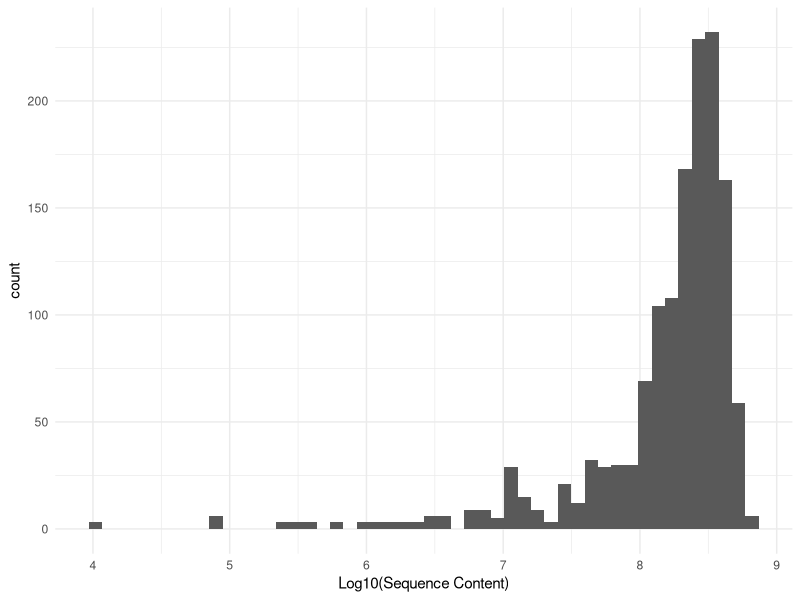
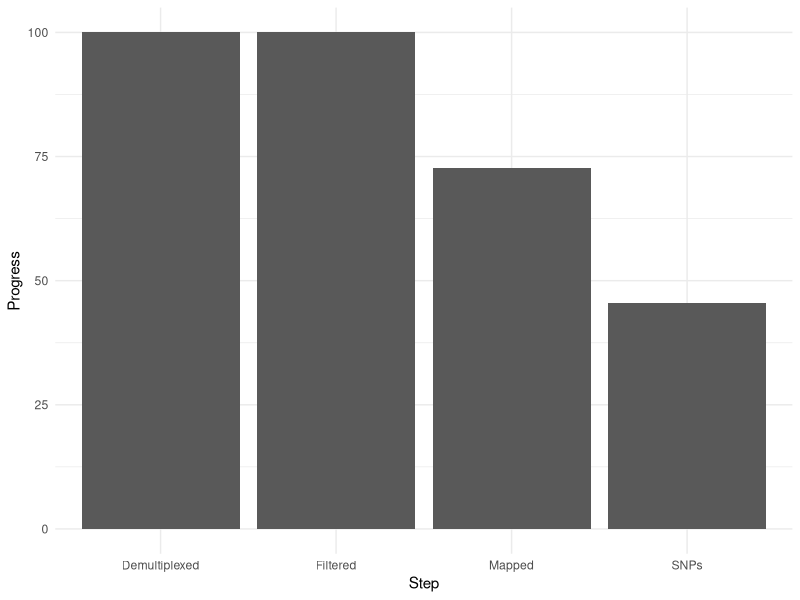

Generate these figures, in order, with R:
## ---- chunk 1
#| label: setup
#| message: false
#| warning: false
suppressMessages( library( knitr ) )
suppressMessages( library( kableExtra ) )
suppressMessages( library( tidyverse) )
suppressMessages( library( lubridate )  )
library( formattable)
options(knitr.kable.NA = '')
theme_set( theme_minimal() )
## ---- chunk 2
read_csv("sizes.csv",col_names = FALSE, show_col_types = F) -> tmp 
## ---- chunk 3
#| fig-cap: The distrubiton of sequence reads (denoted as log10 of file size) for all individuals sequenced. 
tmp %>%
  ggplot( aes(log10(X5) ) )  + 
  geom_histogram( bins=50) + 
  xlab("Log10(Sequence Content)")
## ---- chunk 4
tribble( ~Population, ~N, ~Demultiplexed, ~Filtered, ~Mapped, ~Sites, ~SNPs, ~Note,
         "A", 92,  as.Date("2023-01-23"), as.Date("2023-01-31"), as.Date("2023-02-04"), NA, NA, "",
         "B", 102, as.Date("2023-01-23"), as.Date("2023-01-31"), as.Date("2023-02-06"), NA, NA, "",
         "C", 139, as.Date("2023-01-23"), as.Date("2023-01-31"), as.Date("2023-02-10"), NA, NA, "",
         "D", 84,  as.Date("2023-01-23"), as.Date("2023-01-31"), as.Date("2023-02-12"), NA, NA, "",
         "E", 36,  as.Date("2023-01-23"), as.Date("2023-01-31"), as.Date("2023-02-13"), NA, NA, "",
         "F", 31,  as.Date("2023-01-23"), as.Date("2023-01-31"), as.Date("2023-02-14"), NA, NA, "",
         "G", 78,  as.Date("2023-01-23"), as.Date("2023-01-31"), NA, NA, NA, "",
         "H", 66,  as.Date("2023-01-23"), as.Date("2023-01-31"), NA, NA, NA, "",
         "I", 33,  as.Date("2023-01-23"), as.Date("2023-01-31"), NA, NA, NA, "",
         "J", 13,  as.Date("2023-01-23"), as.Date("2023-01-31"), as.Date("2023-02-15"), 9367, 1508, "Rerun FreeBayes",
         "K", 13,  as.Date("2023-01-23"), as.Date("2023-01-31"), as.Date("2023-02-15"), 9367, 1508, "Rerun FreeBayes",
         "L", 95,  as.Date("2023-01-23"), as.Date("2023-01-31"), NA, NA, NA, "",
         "M", 129, as.Date("2023-01-23"), as.Date("2023-01-31"), NA, NA, NA, "",
         "N", 53,  as.Date("2023-01-23"), as.Date("2023-01-31"), NA, NA, NA, "",
         "O", 44,  as.Date("2023-01-23"), as.Date("2023-01-31"), as.Date("2023-02-15"), 11338, 282, "Rerun FreeBayes",
         "P", 59,  as.Date("2023-01-23"), as.Date("2023-01-31"), as.Date("2023-02-15"), 10730, 1660, "",
         "Q", 18,  as.Date("2023-01-23"), as.Date("2023-01-31"), as.Date("2023-02-10"), 7100, 188, "Rerun FreeBayes",
         "R", 42,  as.Date("2023-01-23"), as.Date("2023-01-31"), as.Date("2023-02-13"), 10294, 1348, "",
         "S", 187, as.Date("2023-01-23"), as.Date("2023-01-31"), as.Date("2023-02-13"), 15089, 1994, "",
         "T", 81,  as.Date("2023-01-23"), as.Date("2023-01-31"), as.Date("2023-02-15"), 11986, 176, "Rerun FreeBayes",
         "V", 21,  as.Date("2023-01-23"), as.Date("2023-01-31"), as.Date("2023-02-13"), 8586, 58, "Rerun FreeBayes",
         "W", 53,  as.Date("2023-01-23"), as.Date("2023-01-31"), as.Date("2023-02-09"), 10891, 1113, ""
) -> progress
save(progress, file="progress.rda")
## ---- chunk 5
#| fig-cap: Progress of the main steps in processing raw sequence data.  
data.frame( Step = c("Demultiplexed", "Filtered", "Mapped", "SNPs"),
            Progress = 100.0 * c( 1.0 - (sum( is.na(progress$Demultiplexed) ) / nrow(progress)),
                                  1.0 - (sum( is.na(progress$Filtered) ) / nrow(progress)),
                                  1.0 - (sum( is.na(progress$Mapped) ) / nrow(progress)),
                                  1.0 - (sum( is.na(progress$SNPs) ) / nrow(progress)))
            ) %>%
  ggplot( aes(Step, Progress) ) + 
  geom_col()

## ---- chunk 6
#| fig-cap: Current progress on bioinformatic workflows.

tmp <- progress %>% select( Population, N, Sites, SNPs) %>% arrange( -SNPs )
tmp$Demultiplexed <- 100
tmp$Filtered <- 100
tmp$Mapped <- 100
tmp %>%
  select( Population, N, Demultiplexed, Filtered, Mapped, everything()) -> tmp

tmp$Mapped[ tmp$Population == "G" ] <- round(77 / tmp$N[ tmp$Population == "G"] * 100.0)
tmp$Mapped[ tmp$Population == "H" ] <- round(24 / tmp$N[ tmp$Population == "H"] * 100.0)
tmp$Mapped[ tmp$Population == "I" ] <- round(0 / tmp$N[ tmp$Population == "I"] * 100.0)
tmp$Mapped[ tmp$Population == "L" ] <- round(10 / tmp$N[ tmp$Population == "L"] * 100.0)
tmp$Mapped[ tmp$Population == "M" ] <- round(121 / tmp$N[ tmp$Population == "M"] * 100.0)
tmp$Mapped[ tmp$Population == "N" ] <- round(53 / tmp$N[ tmp$Population == "N"] * 100.0)
tmp$Mapped[ tmp$Population == "V" ] <- round(4 / tmp$N[ tmp$Population == "V"] * 100.0)


tmp$Mapped <- color_bar("lightgreen")(tmp$Mapped)
tmp$Demultiplexed <- color_bar( "lightgreen")(tmp$Demultiplexed)
tmp$Filtered <- color_bar( "lightgreen")(tmp$Filtered)

tmp$SNPs <- ifelse( tmp$SNPs > 1000, 
                    cell_spec( tmp$SNPs, color = "green", bold=TRUE),
                    cell_spec( tmp$SNPs, color = "red", italic=TRUE))

tmp %>% 
  kbl( escape = F, digits=0) %>%
  kable_paper("hover", full_width = FALSE) %>%
  column_spec( 3:5, width="3cm")
